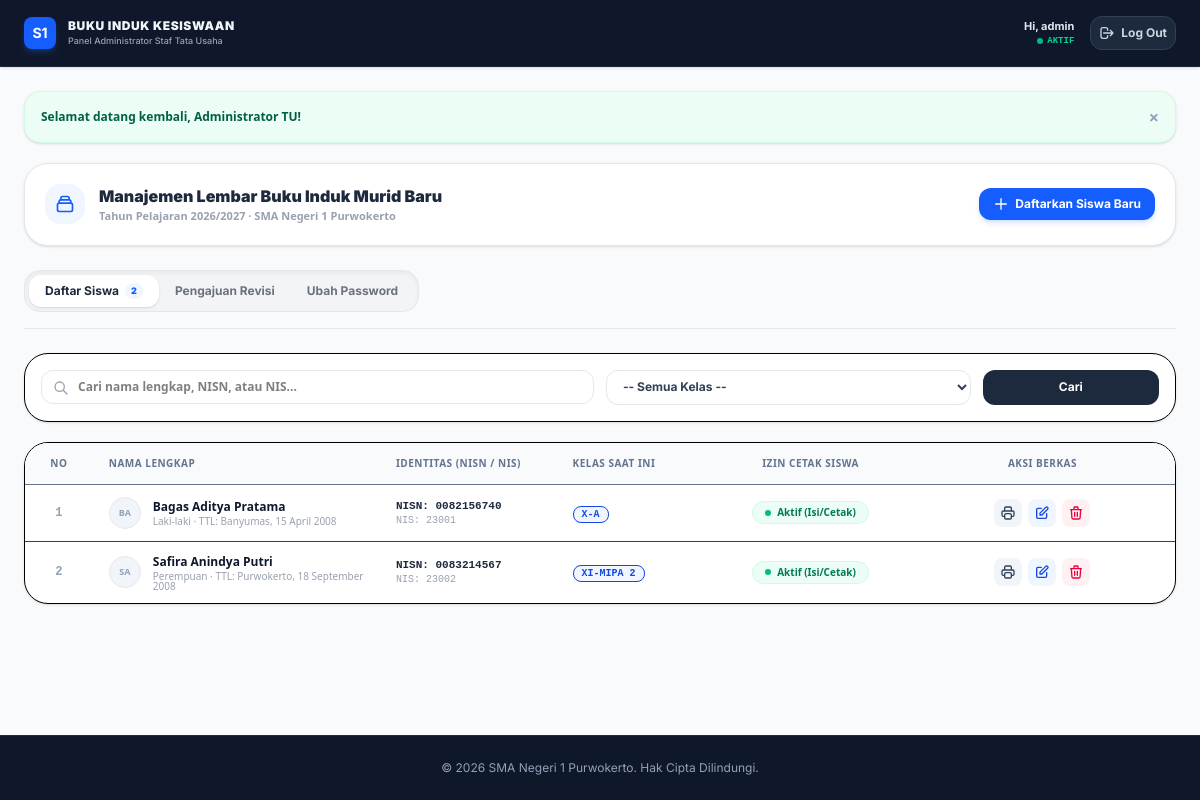
The page /admin_dashboard.php (signed in) on the database its author committed.
### tables this page shows
CREATE TABLE IF NOT EXISTS `students` (
  `id` INT AUTO_INCREMENT PRIMARY KEY,
  `nisn` VARCHAR(15) NOT NULL UNIQUE,
  `nis` VARCHAR(15) DEFAULT NULL,
  `nik` VARCHAR(20) DEFAULT NULL,
  `no_pendaftaran` VARCHAR(30) DEFAULT NULL,
  `no_kk` VARCHAR(20) DEFAULT NULL,
  `no_kip` VARCHAR(20) DEFAULT NULL,
  `id_dtks` VARCHAR(20) DEFAULT NULL,
  
   
  `nama_lengkap` VARCHAR(100) NOT NULL,
  `nama_panggilan` VARCHAR(50) DEFAULT NULL,
  `jenis_kelamin` VARCHAR(15) NOT NULL,
  `tempat_lahir` VARCHAR(50) DEFAULT NULL,
  `tanggal_lahir` DATE NOT NULL,
  `agama` VARCHAR(20) DEFAULT NULL,
  `kewarganegaraan` VARCHAR(30) DEFAULT NULL,
  `anak_ke` INT DEFAULT 1,
  `saudara_kandung` INT DEFAULT 0,
  `saudara_tiri` INT DEFAULT 0,
  `saudara_angkat` INT DEFAULT 0,
  `saudara_kembar` INT DEFAULT 0,
  `anak_yatim_piatu` VARCHAR(50) DEFAULT 'Bukan Anak Yatim Piatu',
  `status_keluarga` VARCHAR(55) DEFAULT 'Lengkap',
  `bahasa_sehari_hari` VARCHAR(55) DEFAULT 'Bahasa Indonesia',
  
   
  `alamat_lengkap` TEXT DEFAULT NULL,
  `telepon` VARCHAR(25) DEFAULT NULL,
  `tinggal_dengan` VARCHAR(55) DEFAULT 'Orang Tua',
  `jarak_ke_sekolah` VARCHAR(25) DEFAULT NULL,
  `transportasi` VARCHAR(55) DEFAULT NULL,
  
   
  `golongan_darah` VARCHAR(5) DEFAULT NULL,
  `penyakit_pernah_diderita` TEXT DEFAULT NULL,
  `kelainan_jasmani` TEXT DEFAULT NULL,
  `tinggi_badan` INT DEFAULT 0,
  `berat_badan` INT DEFAULT 0,
  
   
  `lulusan_dari` VARCHAR(100) DEFAULT NULL,
  `tanggal_ijazah` VARCHAR(30) DEFAULT NULL,
  `nomor_ijazah` VARCHAR(50) DEFAULT NULL,
  `pindahan_dari` VARCHAR(100) DEFAULT NULL,
  `alasan_pindah` TEXT DEFAULT NULL,
  `lama_belajar` VARCHAR(30) DEFAULT NULL,
  
   
  `rerata_agama` DECIMAL(5,2) DEFAULT 0.00,
  `rerata_ppkn` DECIMAL(5,2) DEFAULT 0.00,
  `rerata_b_indonesia` DECIMAL(5,2) DEFAULT 0.00,
  `rerata_matematika` DECIMAL(5,2) DEFAULT 0.00,
  `rerata_ipa` DECIMAL(5,2) DEFAULT 0.00,
  `rerata_ips` DECIMAL(5,2) DEFAULT 0.00,
  `rerata_b_inggris` DECIMAL(5,2) DEFAULT 0.00,
  
   
  `prestasi_akademik` TEXT DEFAULT NULL,
  `prestasi_non_akademik` TEXT DEFAULT NULL,
  
   
  `ayah_nama` VARCHAR(100) DEFAULT NULL,
  `ayah_nik` VARCHAR(20) DEFAULT NULL,
  `ayah_tempat_lahir` VARCHAR(50) DEFAULT NULL,
  `ayah_tanggal_lahir` DATE DEFAULT NULL,
  `ayah_agama` VARCHAR(20) DEFAULT NULL,
  `ayah_kewarganegaraan` VARCHAR(30) DEFAULT NULL,
  `ayah_pendidikan` VARCHAR(50) DEFAULT NULL,
  `ayah_pekerjaan` VARCHAR(100) DEFAULT NULL,
  `ayah_penghasilan` VARCHAR(50) DEFAULT NULL,
  `ayah_alamat` TEXT DEFAULT NULL,
  `ayah_telepon` VARCHAR(25) DEFAULT NULL,
  `ayah_is_masih_hidup` TINYINT(1) DEFAULT 1,
  
   
  `ibu_nama` VARCHAR(100) DEFAULT NULL,
  `ibu_nik` VARCHAR(20) DEFAULT NULL,
  `ibu_tempat_lahir` VARCHAR(50) DEFAULT NULL,
  `ibu_tanggal_lahir` DATE DEFAULT NULL,
  `ibu_agama` VARCHAR(20) DEFAULT NULL,
  `ibu_kewarganegaraan` VARCHAR(30) DEFAULT NULL,
  `ibu_pendidikan` VARCHAR(50) DEFAULT NULL,
  `ibu_pekerjaan` VARCHAR(100) DEFAULT NULL,
  `ibu_penghasilan` VARCHAR(50) DEFAULT NULL,
  `ibu_alamat` TEXT DEFAULT NULL,
  `ibu_telepon` VARCHAR(25) DEFAULT NULL,
  `ibu_is_masih_hidup` TINYINT(1) DEFAULT 1,
  
   
  `has_wali` TINYINT(1) DEFAULT 0,
  `wali_nama` VARCHAR(100) DEFAULT NULL,
  `wali_nik` VARCHAR(20) DEFAULT NULL,
  `wali_tempat_lahir` VARCHAR(50) DEFAULT NULL,
  `wali_tanggal_lahir` DATE DEFAULT NULL,
  `wali_agama` VARCHAR(20) DEFAULT NULL,
  `wali_kewarganegaraan` VARCHAR(30) DEFAULT NULL,
  `wali_pendidikan` VARCHAR(50) DEFAULT NULL,
  `wali_pekerjaan` VARCHAR(100) DEFAULT NULL,
  `wali_penghasilan` VARCHAR(50) DEFAULT NULL,
  `wali_alamat` TEXT DEFAULT NULL,
  `wali_telepon` VARCHAR(25) DEFAULT NULL,
  `wali_hubungan_siswa` VARCHAR(50) DEFAULT NULL,
  
   
  `kelas_sekarang` VARCHAR(15) NOT NULL,
  `program_keahlian` VARCHAR(50) DEFAULT NULL,
  `tanggal_masuk` DATE NOT NULL,
  `beasiswa` VARCHAR(100) DEFAULT NULL,
  `tanggal_keluar` DATE DEFAULT NULL,
  `alasan_keluar` TEXT DEFAULT NULL,
  `nomor_stb` VARCHAR(30) DEFAULT NULL,
  
   
  `kesenian` VARCHAR(100) DEFAULT NULL,
  `olahraga` VARCHAR(100) DEFAULT NULL,
  `organisasi` VARCHAR(100) DEFAULT NULL,
  
   
  `foto` LONGTEXT DEFAULT NULL,
  
   
  `allow_print` TINYINT(1) DEFAULT 1,
  `created_at` TIMESTAMP DEFAULT CURRENT_TIMESTAMP
);

### admin_dashboard.php (the view, shortened to what the rows shown need)
<?php
require_once 'config.php';
$current_tab = $_GET['tab'] ?? 'daftar_siswa';
$students_query = "SELECT * FROM students WHERE 1=1";
$params = [];
$students_query .= " ORDER BY nama_lengkap ASC";
$stmt = $db->prepare($students_query);
$stmt->execute($params);
$students = $stmt->fetchAll();
?>
<!DOCTYPE html>
<html lang="id">
<head>
    <script src="https://unpkg.com/@tailwindcss/browser@4"></script>
</head>
<body class="min-h-screen bg-slate-50 flex flex-col justify-between">
    <header class="bg-slate-900 text-white py-4 px-6 border-b border-slate-800 shadow-sm print:hidden">
        <div class="max-w-7xl mx-auto flex flex-col md:flex-row items-center justify-between gap-4">
            <div class="flex items-center gap-3">
                <div>
                    <h1 class="text-xs font-black tracking-wider uppercase text-slate-100">Buku Induk Kesiswaan</h1>
                </div>
            </div>
        </div>
    </header>
    <main class="flex-1 max-w-7xl w-full mx-auto p-4 sm:p-6 py-8">
        <div class="mb-6 flex flex-col md:flex-row items-stretch md:items-center justify-between gap-4 p-5 bg-white border border-gray-200 rounded-3xl shadow-sm">
            <div class="flex items-center gap-3.5">
                <div>
                    <h2 class="text-md font-black text-slate-800">Manajemen Lembar Buku Induk Murid Baru</h2>
                </div>
            </div>
        </div>
        <?php if ($current_tab === 'daftar_siswa'): ?>
            <div class="bg-white border border-gray-150 rounded-3xl overflow-hidden shadow-sm">
                <div class="overflow-x-auto">
                    <table class="w-full text-left border-collapse text-xs font-sans">
                        <thead class="bg-slate-50 border-b border-gray-150 font-bold uppercase tracking-wider text-slate-500 text-[10px]">
                            <tr>
                                <th class="py-3.5 px-4 text-center w-12">No</th>
                                <th class="py-3.5 px-4 w-52">Nama Lengkap</th>
                                <th class="py-3.5 px-4 w-32">Identitas (NISN / NIS)</th>
                                <th class="py-3.5 px-4 w-28">Kelas saat ini</th>
                                <th class="py-3.5 px-4 text-center w-36">Izin Cetak Siswa</th>
                                <th class="py-3.5 px-4 text-center w-48">Aksi Berkas</th>
                            </tr>
                        </thead>
                        <tbody class="divide-y divide-gray-150 text-slate-700">
                            <?php if (empty($students)): ?>
                                <tr>
                                    <td colspan="6" class="py-12 text-center text-gray-400 font-bold">
                                        Data Siswa tidak ditemukan atau Buku Induk kosong.
                                    </td>
                                endforeach;
                            <?php else: $no = 1; foreach ($students as $stud): ?>
                                <tr class="hover:bg-slate-50/50 transition">
                                    <td class="py-3 px-4 font-mono font-bold text-center text-slate-400"><?= $no++ ?></td>
                                    <td class="py-3 px-4">
                                        <div class="flex items-center gap-3">
                                            <?php if ($stud['foto']): ?>
                                                <img src="<?= $stud['foto'] ?>" class="w-8 h-8 rounded-full border border-gray-200 object-cover shrink-0">
                                            <?php else: ?>
                                                <div class="w-8 h-8 rounded-full bg-slate-100 text-slate-400 font-black flex items-center justify-center shrink-0 border border-gray-200 uppercase text-[9px]">
                                                    <?= substr($stud['nama_lengkap'], 0, 2) ?>
                                                </div>
                                            <?php endif; ?>
                                            <div>
                                                <span class="font-bold text-slate-900 block leading-tight"><?= esc($stud['nama_lengkap']) ?></span>
                                                <span class="text-[10px] text-gray-400 mt-0.5 block leading-none font-medium"><?= $stud['jenis_kelamin'] ?> &middot; TTL: <?= esc($stud['tempat_lahir']) ?>, <?= format_indo_date($stud['tanggal_lahir']) ?></span>
                                            </div>
                                        </div>
                                    </td>
                                    <td class="py-3 px-4">
                                        <span class="font-bold text-slate-800 font-mono block leading-tight text-[11px]">NISN: <?= esc($stud['nisn']) ?></span>
                                        <span class="text-[10px] text-gray-400 font-mono block mt-0.5 leading-none">NIS: <?= esc($stud['nis'] ?: '-') ?></span>
                                    </td>
                                    <td class="py-3 px-4">
                                        <span class="px-2 py-0.5 bg-blue-50 border border-blue-105 text-blue-700 text-[10px] font-bold rounded-lg font-mono">
                                            <?= esc($stud['kelas_sekarang'] ?: 'X') ?>
                                        </span>
                                    </td>
                                    <td class="py-3 px-4 text-center">
                                        <?php if ($stud['allow_print']): ?>
                                            <a href="?action=toggle_print&student_id=<?= $stud['id'] ?>" class="inline-flex items-center gap-1.5 p-1 px-3 bg-emerald-50 hover:bg-emerald-100 border border-emerald-100 rounded-full text-[10px] font-bold text-emerald-700 transition" title="Klik untuk menonaktifkan">
                                                <span class="w-1.5 h-1.5 bg-emerald-500 rounded-full"></span>
                                                <span>Aktif (Isi/Cetak)</span>
                                            </a>
                                        <?php endif; ?>
                                    </td>
                                    <td class="py-3 px-4">
                                        <div class="flex items-center justify-center gap-1.5">
                                            <a href="print_view.php?student_id=<?= $stud['id'] ?>&doc=BUKU_INDUK" target="_blank" class="p-1.5 bg-slate-100 hover:bg-slate-200 text-slate-700 rounded-lg transition" title="Cetak Buku Induk">
                                            </a>
                                            <a href="admin_edit.php?id=<?= $stud['id'] ?>" class="p-1.5 bg-blue-50 hover:bg-blue-100 text-blue-700 rounded-lg transition" title="Edit Biodata">
                                                <svg class="w-4 h-4" fill="none" stroke="currentColor" stroke-width="2" viewBox="0 0 24 24"><path stroke-linecap="round" stroke-linejoin="round" d="M11 5H6a2 2 0 00-2 2v11a2 2 0 002 2h11a2 2 0 002-2v-5m-1.414-9.414a2 2 0 112.828 2.828L11.828 15H9v-2.828l8.586-8.586z"></path></svg>
                                            </a>
                                            <a href="?action=delete_student&student_id=<?= $stud['id'] ?>" onclick="return confirm('Apakah Anda yakin ingin menghapus siswa kesiswaan <?= htmlspecialchars($stud['nama_lengkap']) ?> secara permanen dari buku induk sekolah?')" class="p-1.5 bg-rose-50 hover:bg-rose-100 text-rose-600 rounded-lg transition" title="Hapus Permanen">
                                                <svg class="w-4 h-4" fill="none" stroke="currentColor" stroke-width="2" viewBox="0 0 24 24"><path stroke-linecap="round" stroke-linejoin="round" d="M19 7l-.867 12.142A2 2 0 0116.138 21H7.862a2 2 0 01-1.995-1.858L5 7m5 4v6m4-6v6m1-10V4a1 1 0 00-1-1h-4a1 1 0 00-1 1v3M4 7h16"></path></svg>
                                            </a>
                                        </div>
                                    </td>
                                </tr>
                            <?php endforeach; endif; ?>
                        </tbody>
                    </table>
                </div>
            </div>
        <?php endif; ?>
    </main>
</body>
</html>

### rows shown on the page
students: nama_lengkap "BA", nama_lengkap "Bagas Aditya Pratama", jenis_kelamin "Laki-laki", tempat_lahir "Banyumas", tanggal_lahir "15 April 2008", nisn "0082156740", nis "23001", kelas_sekarang "X-A"
students: nama_lengkap "SA", nama_lengkap "Safira Anindya Putri", jenis_kelamin "Perempuan", tempat_lahir "Purwokerto", tanggal_lahir "18 September 2008", nisn "0083214567", nis "23002", kelas_sekarang "XI-MIPA 2"

### other values the page prints
$_SESSION['admin_username'] "admin"
$msg "Selamat datang kembali, Administrator TU!"
count($students) "2"
